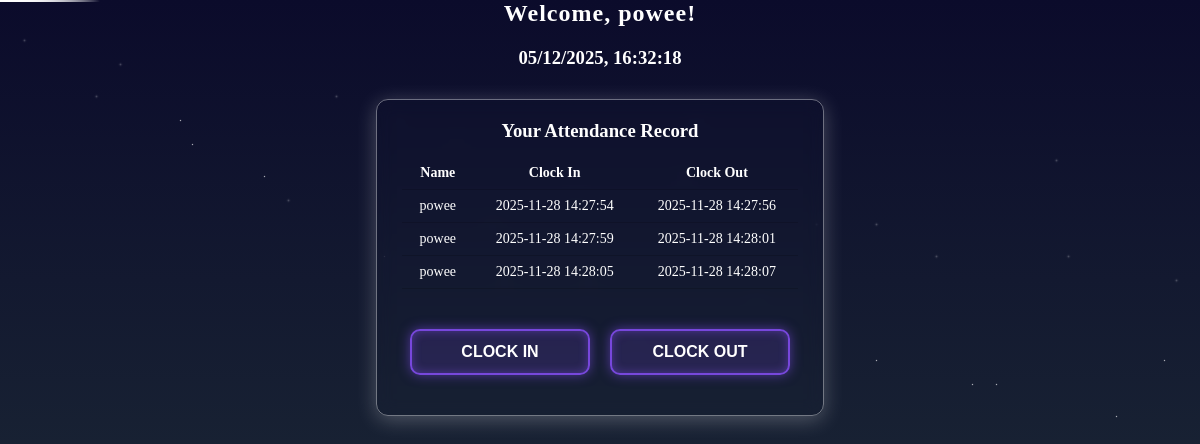
The app's page /homepage (signed in) with its own data.
### appp.py (models this page shows)
class User(db.Model):
    user_id = db.Column(db.Integer, primary_key=True, autoincrement=True)
    username = db.Column(db.String(100), unique=True, nullable=False)
    email = db.Column(db.String(150), unique=True, nullable=False)
    password = db.Column(db.String(150), nullable=False)
    role = db.Column(db.String(20), default="student")

class Attendance(db.Model):
    id = db.Column(db.Integer, primary_key=True, autoincrement=True)
    user_id = db.Column(db.Integer, nullable=False)
    clock_in = db.Column(db.String)
    clock_out = db.Column(db.String)

### appp.py (the view)
@app.route("/homepage")
def homepage():
    if "role" not in session:
        return redirect("/login")
    if session["role"] == "admin":
        all_data = Attendance.query.all()
        return render_template("admin_home.html", data=all_data)
    user_id = session["user_id"]
    student_records = db.session.query(
        User.username,
        Attendance.clock_in,
        Attendance.clock_out
    ).join(User, Attendance.user_id == User.user_id)\
     .filter(Attendance.user_id == user_id).all()
    return render_template(
        "student_home.html",
        username=session["username"],
        data=student_records
    )

### templates/student_home.html (shortened to what this page needs)
<!DOCTYPE html>
<html>
<head>
    <link rel="stylesheet" href="{{ url_for('static', filename='stylestudent.css') }}">
</head>
<body>
    <h2 style="text-align:center; color:white;">
        Welcome, {{ username }}!
    </h2>
    <h3 id="currentTime" style="color:white; text-align:center; margin-bottom:15px;"></h3>
    <div class="table-box" style="margin-top:30px;">
        <h3 style="color:white; text-align:center; margin-bottom:15px;">
            Your Attendance Record
        </h3>
        <table>
            <tr>
                <th>Name</th>
                <th>Clock In</th>
                <th>Clock Out</th>
            </tr>
            {% for row in data %}
            <tr>
                <td>{{ row.username }}</td>
                <td>{{ row.clock_in }}</td>
                <td>{{ row.clock_out }}</td>
            </tr>
            {% endfor %}
        </table>
        <div class="btn-center">
            <form action="/clockin" method="POST">
                <button class="action-btn">Clock In</button>
            </form>
            <form action="/clockout" method="POST">
                <button class="action-btn">Clock Out</button>
            </form>
        </div>
    </div>
</body>
</html>

### static/stylestudent.css (style rules this page uses)
* { margin: 0; padding: 0; box-sizing: border-box; }
body { min-height: 100vh; background: linear-gradient(to bottom, #0b0b2b, #1b2735 70%, #090a0f); overflow: hidden; }
.table-box { width: fit-content; margin: 25px auto; padding: 20px 25px; background: #ffffff00; backdrop-filter: blur(8px); -webkit-backdrop-filter: blur(8px); border-radius: 12px; box-shadow: 0px 4px 20px rgba(255, 255, 255, 0.25); border: 1px solid rgba(255,255,255,0.4); }
.table-box table { border-collapse: collapse; width: 100%; color: #ffffff; }
.table-box th, .table-box td { padding: 8px 14px; border-bottom: 1px solid rgba(0, 0, 0, 0.15); text-align: center; font-size: 14px; }
.table-box th { font-weight: bold; color: #ffffff; }
h2 { margin-bottom: 20px; color: #ffffff; letter-spacing: 1px; }
button { width: 20%; padding: 10px; margin-top: 15px; background: #6a5acd; border: none; color: rgb(255, 255, 255); border-radius: 8px; font-size: 15px; font-weight: bold; cursor: pointer; transition: 0.3s; }
.action-btn { width: 180px; padding: 12px 0; margin: 12px auto; color: #ffffff; font-size: 16px; font-weight: bold; text-transform: uppercase; border-radius: 10px; border: 2px solid rgba(140, 82, 255, 0.8); background: rgba(140, 82, 255, 0.15); backdrop-filter: blur(6px); box-shadow: 0 0 12px rgba(140, 82, 255, 0.5), inset 0 0 10px rgba(140, 82, 255, 0.4); cursor: pointer; transition: 0.25s ease; position: relative; overflow: hidden; }
.action-btn::after { content: ""; position: absolute; top: 0; left: -100%; width: 50%; height: 100%; background: linear-gradient(120deg, transparent, rgba(255,255,255,0.4), transparent); transition: 0.5s; }
.btn-center { margin-top: 20px; text-align: center; }
.btn-center form { display: inline-block; margin: 8px; }

### records on screen
User: username "powee"
Attendance: username "powee", clock_in "2025-11-28 14:27:54", clock_out "2025-11-28 14:27:56"
Attendance: username "powee", clock_in "2025-11-28 14:27:59", clock_out "2025-11-28 14:28:01"
Attendance: username "powee", clock_in "2025-11-28 14:28:05", clock_out "2025-11-28 14:28:07"
